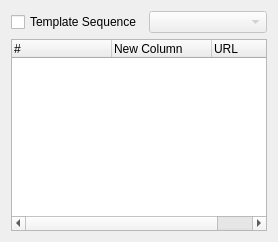
          <widget class="QWidget" name="tab_17">
           <attribute name="title">
            <string>Sequence</string>
           </attribute>
           <layout class="QVBoxLayout" name="verticalLayout_6">
            <item>
             <layout class="QVBoxLayout" name="verticalLayout_5">
              <item>
               <layout class="QHBoxLayout" name="horizontalLayout_22">
                <item>
                 <widget class="QCheckBox" name="wfTempSeqChk">
                  <property name="sizePolicy">
                   <sizepolicy hsizetype="Fixed" vsizetype="Fixed">
                    <horstretch>0</horstretch>
                    <verstretch>0</verstretch>
                   </sizepolicy>
                  </property>
                  <property name="text">
                   <string>Template Sequence</string>
                  </property>
                 </widget>
                </item>
                <item>
                 <widget class="QComboBox" name="wfStdBox">
                  <property name="enabled">
                   <bool>false</bool>
                  </property>
                  <property name="toolTip">
                   <string>Choose previously recorded sequence</string>
                  </property>
                 </widget>
                </item>
               </layout>
              </item>
              <item>
               <widget class="QTreeWidget" name="wfStdSeqTree">
                <column>
                 <property name="text">
                  <string>#</string>
                 </property>
                </column>
                <column>
                 <property name="text">
                  <string>New Column</string>
                 </property>
                </column>
                <column>
                 <property name="text">
                  <string>URL</string>
                 </property>
                </column>
               </widget>
              </item>
             </layout>
            </item>
           </layout>
          </widget>
